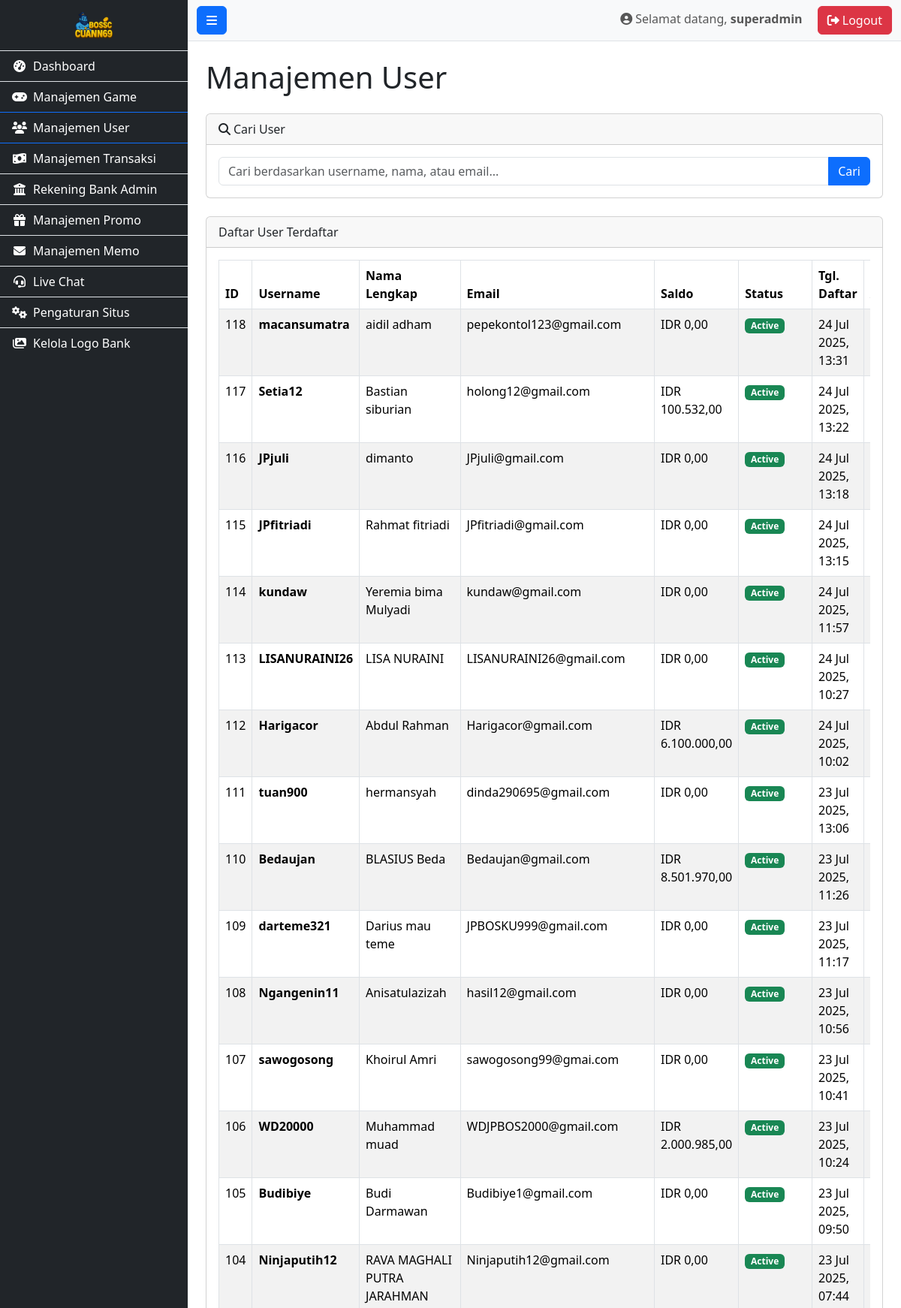
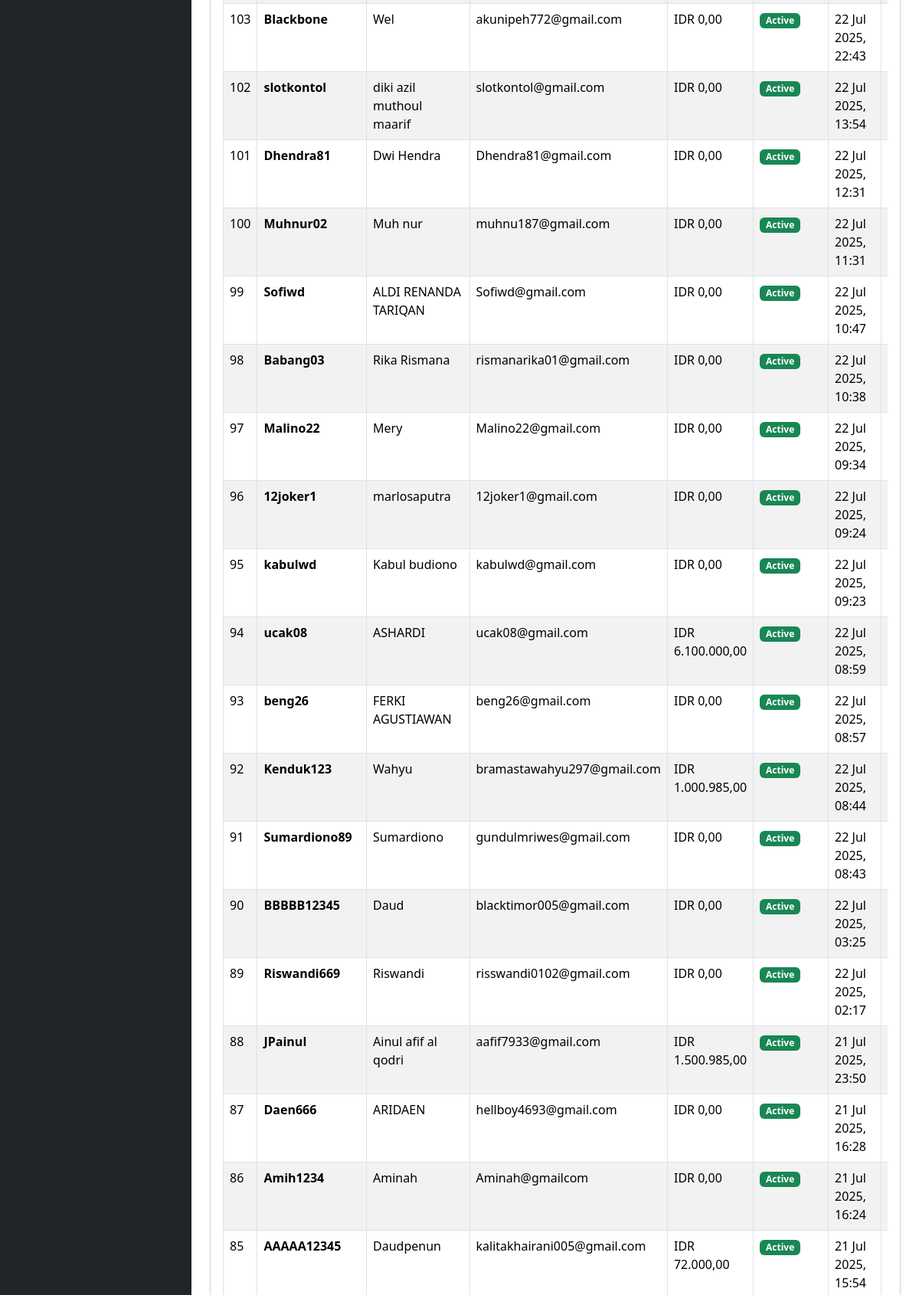
Page /admin/manage_users.php (signed in, upper part) on the committed database (2 pictures, top to bottom).
### tables this page shows
CREATE TABLE `users` (
  `id` int(11) NOT NULL,
  `username` varchar(50) NOT NULL,
  `password` varchar(255) NOT NULL,
  `full_name` varchar(100) DEFAULT NULL,
  `email` varchar(100) NOT NULL,
  `phone` varchar(20) DEFAULT NULL,
  `balance` decimal(15,2) NOT NULL DEFAULT 0.00,
  `status` enum('active','suspended','banned') NOT NULL DEFAULT 'active',
  `last_seen` timestamp NULL DEFAULT NULL,
  `referral_code` varchar(10) DEFAULT NULL,
  `referred_by` varchar(50) DEFAULT NULL,
  `registration_date` timestamp NOT NULL DEFAULT current_timestamp()
);

### admin/manage_users.php (the view, shortened to what this page needs)
<?php
$page_title = "Manajemen User";
require_once 'includes/header.php';
require_once 'includes/sidebar.php';
$search_query = "";
$sql_where = "";
$sql = "SELECT id, username, full_name, email, balance, status, registration_date FROM users" . $sql_where . " ORDER BY id DESC";
$stmt = $conn->prepare($sql);
$stmt->execute();
$result = $stmt->get_result();
?>
<h1 class="mb-4"><?php echo $page_title; ?></h1>
<div class="card mb-4">
    <div class="card-header"><i class="fas fa-search me-1"></i>Cari User</div>
    <div class="card-body">
        <form action="manage_users.php" method="GET">
            <div class="input-group">
                <input type="text" class="form-control" placeholder="Cari berdasarkan username, nama, atau email..." name="search" value="<?php echo htmlspecialchars($search_query); ?>">
                <button class="btn btn-primary" type="submit">Cari</button>
            </div>
        </form>
    </div>
</div>
<div class="card">
    <div class="card-header">Daftar User Terdaftar</div>
    <div class="card-body">
        <div class="table-responsive">
            <table class="table table-striped table-bordered">
                <thead>
                    <tr>
                        <th>ID</th>
                        <th>Username</th>
                        <th>Nama Lengkap</th>
                        <th>Email</th>
                        <th>Saldo</th>
                        <th>Status</th>
                        <th>Tgl. Daftar</th>
                        <th>Aksi</th>
                    </tr>
                </thead>
                <tbody>
                    <?php if ($result && $result->num_rows > 0): ?>
                        <?php while ($row = $result->fetch_assoc()): ?>
                            <tr>
                                <td><?php echo $row['id']; ?></td>
                                <td><strong><?php echo htmlspecialchars($row['username']); ?></strong></td>
                                <td><?php echo htmlspecialchars($row['full_name']); ?></td>
                                <td><?php echo htmlspecialchars($row['email']); ?></td>
                                <td>IDR <?php echo number_format($row['balance'], 2, ',', '.'); ?></td>
                                <td>
                                    <?php
                                    $status = $row['status'];
                                    $badge_class = 'bg-secondary';
                                    if ($status == 'active') $badge_class = 'bg-success';
                                    elseif ($status == 'suspended') $badge_class = 'bg-warning text-dark';
                                    elseif ($status == 'banned') $badge_class = 'bg-danger';
                                    ?>
                                    <span class="badge <?php echo $badge_class; ?>"><?php echo ucfirst($status); ?></span>
                                </td>
                                <td><?php echo date('d M Y, H:i', strtotime($row['registration_date'])); ?></td>
                                <td>
                                </td>
                            </tr>
                        <?php endwhile; ?>
                    <?php else: ?>
                        <tr>
                            <td colspan="8" class="text-center">Belum ada user yang terdaftar.</td>
                        </tr>
                    <?php endif; ?>
                </tbody>
            </table>
        </div>
    </div>
</div>
<?php
require_once 'includes/footer.php';
?>

### rows in the picture
users: id "118", username "macansumatra", full_name "aidil adham", email "pepekontol123@gmail.com", balance "0,00", status "Active", registration_date "24 Jul 2025, 13:31"
users: id "117", username "Setia12", full_name "Bastian siburian", email "holong12@gmail.com", balance "100.532,00", status "Active", registration_date "24 Jul 2025, 13:22"
users: id "116", username "JPjuli", full_name "dimanto", email "JPjuli@gmail.com", balance "0,00", status "Active", registration_date "24 Jul 2025, 13:18"
users: id "115", username "JPfitriadi", full_name "Rahmat fitriadi", email "JPfitriadi@gmail.com", balance "0,00", status "Active", registration_date "24 Jul 2025, 13:15"
users: id "114", username "kundaw", full_name "Yeremia bima Mulyadi", email "kundaw@gmail.com", balance "0,00", status "Active", registration_date "24 Jul 2025, 11:57"
users: id "113", username "LISANURAINI26", full_name "LISA NURAINI", email "LISANURAINI26@gmail.com", balance "0,00", status "Active", registration_date "24 Jul 2025, 10:27"
users: id "112", username "Harigacor", full_name "Abdul Rahman", email "Harigacor@gmail.com", balance "6.100.000,00", status "Active", registration_date "24 Jul 2025, 10:02"
users: id "111", username "tuan900", full_name "hermansyah", email "dinda290695@gmail.com", balance "0,00", status "Active", registration_date "23 Jul 2025, 13:06"
users: id "110", username "Bedaujan", full_name "BLASIUS Beda", email "Bedaujan@gmail.com", balance "8.501.970,00", status "Active", registration_date "23 Jul 2025, 11:26"
users: id "109", username "darteme321", full_name "Darius mau teme", email "JPBOSKU999@gmail.com", balance "0,00", status "Active", registration_date "23 Jul 2025, 11:17"
users: id "108", username "Ngangenin11", full_name "Anisatulazizah", email "hasil12@gmail.com", balance "0,00", status "Active", registration_date "23 Jul 2025, 10:56"
users: id "107", username "sawogosong", full_name "Khoirul Amri", email "sawogosong99@gmai.com", balance "0,00", status "Active", registration_date "23 Jul 2025, 10:41"
users: id "106", username "WD20000", full_name "Muhammad muad", email "WDJPBOS2000@gmail.com", balance "2.000.985,00", status "Active", registration_date "23 Jul 2025, 10:24"
users: id "105", username "Budibiye", full_name "Budi Darmawan", email "Budibiye1@gmail.com", balance "0,00", status "Active", registration_date "23 Jul 2025, 09:50"
users: id "104", username "Ninjaputih12", full_name "RAVA MAGHALI PUTRA JARAHMAN", email "Ninjaputih12@gmail.com", balance "0,00", status "Active", registration_date "23 Jul 2025, 07:44"
users: id "103", username "Blackbone", full_name "Wel", email "akunipeh772@gmail.com", balance "0,00", status "Active", registration_date "22 Jul 2025, 22:43"
users: id "102", username "slotkontol", full_name "diki azil muthoul maarif", email "slotkontol@gmail.com", balance "0,00", status "Active", registration_date "22 Jul 2025, 13:54"
users: id "101", username "Dhendra81", full_name "Dwi Hendra", email "Dhendra81@gmail.com", balance "0,00", status "Active", registration_date "22 Jul 2025, 12:31"
users: id "100", username "Muhnur02", full_name "Muh nur", email "muhnu187@gmail.com", balance "0,00", status "Active", registration_date "22 Jul 2025, 11:31"
users: id "99", username "Sofiwd", full_name "ALDI RENANDA TARIQAN", email "Sofiwd@gmail.com", balance "0,00", status "Active", registration_date "22 Jul 2025, 10:47"
users: id "98", username "Babang03", full_name "Rika Rismana", email "rismanarika01@gmail.com", balance "0,00", status "Active", registration_date "22 Jul 2025, 10:38"
users: id "97", username "Malino22", full_name "Mery", email "Malino22@gmail.com", balance "0,00", status "Active", registration_date "22 Jul 2025, 09:34"
users: id "96", username "12joker1", full_name "marlosaputra", email "12joker1@gmail.com", balance "0,00", status "Active", registration_date "22 Jul 2025, 09:24"
users: id "95", username "kabulwd", full_name "Kabul budiono", email "kabulwd@gmail.com", balance "0,00", status "Active", registration_date "22 Jul 2025, 09:23"
users: id "94", username "ucak08", full_name "ASHARDI", email "ucak08@gmail.com", balance "6.100.000,00", status "Active", registration_date "22 Jul 2025, 08:59"
users: id "93", username "beng26", full_name "FERKI AGUSTIAWAN", email "beng26@gmail.com", balance "0,00", status "Active", registration_date "22 Jul 2025, 08:57"
users: id "92", username "Kenduk123", full_name "Wahyu", email "bramastawahyu297@gmail.com", balance "1.000.985,00", status "Active", registration_date "22 Jul 2025, 08:44"
users: id "91", username "Sumardiono89", full_name "Sumardiono", email "gundulmriwes@gmail.com", balance "0,00", status "Active", registration_date "22 Jul 2025, 08:43"
users: id "90", username "BBBBB12345", full_name "Daud", email "blacktimor005@gmail.com", balance "0,00", status "Active", registration_date "22 Jul 2025, 03:25"
users: id "89", username "Riswandi669", full_name "Riswandi", email "risswandi0102@gmail.com", balance "0,00", status "Active", registration_date "22 Jul 2025, 02:17"
users: id "88", username "JPainul", full_name "Ainul afif al qodri", email "aafif7933@gmail.com", balance "1.500.985,00", status "Active", registration_date "21 Jul 2025, 23:50"
users: id "87", username "Daen666", full_name "ARIDAEN", email "hellboy4693@gmail.com", balance "0,00", status "Active", registration_date "21 Jul 2025, 16:28"
users: id "86", username "Amih1234", full_name "Aminah", email "Aminah@gmailcom", balance "0,00", status "Active", registration_date "21 Jul 2025, 16:24"
users: id "85", username "AAAAA12345", full_name "Daudpenun", email "kalitakhairani005@gmail.com", balance "72.000,00", status "Active", registration_date "21 Jul 2025, 15:54"

### other values in the picture
$_SESSION['admin_username'] "superadmin"
$page_title "Manajemen User"
